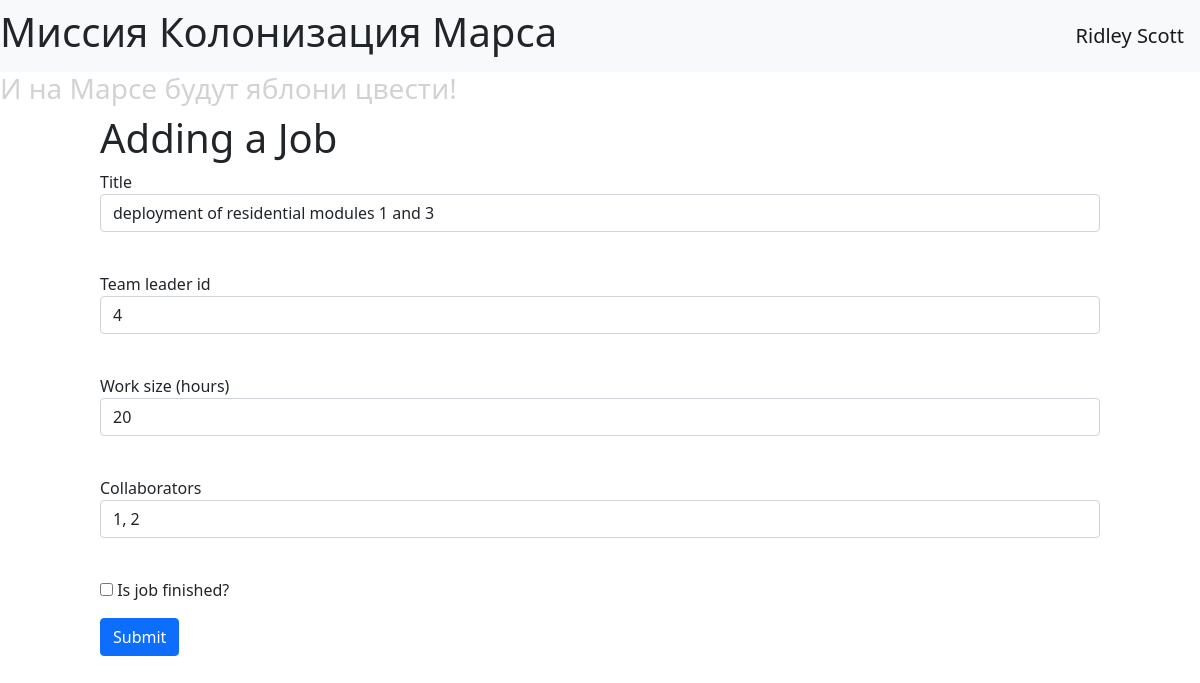
/jobs/3 (signed in), run on the app's committed database.
### data/users.py (models this page shows, shortened)
class User(SqlAlchemyBase, UserMixin):
    __tablename__ = 'users'
    id = sqlalchemy.Column(sqlalchemy.Integer,
                           primary_key=True, autoincrement=True)
    surname = sqlalchemy.Column(sqlalchemy.String, nullable=True)
    name = sqlalchemy.Column(sqlalchemy.String, nullable=True)
    age = sqlalchemy.Column(sqlalchemy.Integer, nullable=True)
    position = sqlalchemy.Column(sqlalchemy.String, nullable=True)
    speciality = sqlalchemy.Column(sqlalchemy.String, nullable=True)
    address = sqlalchemy.Column(sqlalchemy.String, nullable=True)
    email = sqlalchemy.Column(sqlalchemy.String, index=True, unique=True,
                              nullable=True)
    hashed_password = sqlalchemy.Column(sqlalchemy.String, nullable=True)
    modified_date = sqlalchemy.Column(sqlalchemy.DateTime,
                                      default=datetime.datetime.now)

### data/jobs.py (models this page shows, shortened)
class Jobs(SqlAlchemyBase):
    __tablename__ = 'jobs'
    id = sqlalchemy.Column(sqlalchemy.Integer,
                           primary_key=True, autoincrement=True)
    team_leader = sqlalchemy.Column(sqlalchemy.Integer,
                                    sqlalchemy.ForeignKey("users.id"))
    job = sqlalchemy.Column(sqlalchemy.Text, nullable=True)
    work_size = sqlalchemy.Column(sqlalchemy.Integer, nullable=True)
    collaborators = sqlalchemy.Column(sqlalchemy.Text, nullable=True)
    start_date = sqlalchemy.Column(sqlalchemy.Date, nullable=True,
                                   default=datetime.now())
    end_date = sqlalchemy.Column(sqlalchemy.Date, nullable=True)
    is_finished = sqlalchemy.Column(sqlalchemy.Boolean, nullable=True)
    user = orm.relation('User')

### main.py (the view, shortened to what this page needs)
@app.route('/jobs/<int:id>', methods=['GET', 'POST'])
@login_required
def edit_job(id):
    form = JobForm()
    if request.method == "GET":
        db_sess = db_session.create_session()
        job = db_sess.query(Jobs).filter(Jobs.id == id,
                                         (Jobs.user == current_user) | (
                                                 current_user.id == 1)).first()
        if job:
            form.team_leader.data = job.user.id
            form.job.data = job.job
            form.work_size.data = job.work_size
            form.collaborators.data = job.collaborators
            form.is_finished.data = job.is_finished
        else:
            abort(404)
    return render_template('job.html', title='Edit job', form=form)

### forms/jobform.py
class JobForm(FlaskForm):
    team_leader = IntegerField('Team leader id', validators=[DataRequired()])
    job = StringField('Title', validators=[DataRequired()])
    work_size = IntegerField('Work size (hours)')
    collaborators = StringField('Collaborators')
    is_finished = BooleanField('Is job finished?', default=False)
    submit = SubmitField('Submit')

### data/db_session.py (called while the page is built)
def create_session() -> Session:
    global __factory
    return __factory()

### main.py (called while the page is built)
@login_manager.user_loader
def load_user(user_id):
    db_sess = db_session.create_session()
    return db_sess.query(User).get(user_id)

### templates/job.html (shortened to what this page needs)
{% extends "base.html" %}
{% block content %}
<form action="" method="post" novalidate style="padding: 0px 100px 0px 100px;">
    <h1>Adding a Job</h1>
    <p>
        {{ form.job.label }}<br>
        {{ form.job(class="form-control") }}<br>
    </p>
    <p>
        {{ form.team_leader.label }}<br>
        {{ form.team_leader(class="form-control") }}<br>
    </p>
    <p>
        {{ form.work_size.label }}<br>
        {{ form.work_size(class="form-control") }}<br>
    </p>
    <p>
        {{ form.collaborators.label }}<br>
        {{ form.collaborators(class="form-control") }}<br>
    </p>
    <p>{{ form.is_finished() }} {{ form.is_finished.label }}</p>
    <p>{{ form.submit(type="submit", class="btn btn-primary") }}</p>
</form>
{% endblock %}

### templates/base.html (shortened to what this page needs)
<!DOCTYPE html>
<html lang="en">
    <head>
        <link rel="stylesheet" type="text/css" href="/static/css/style.css"/>
        <link rel="stylesheet"
              href="https://cdn.jsdelivr.net/npm/bootstrap@5.0.0-beta1/dist/css/bootstrap.min.css"
>
    </head>
    <header>
        <nav class="navbar navbar-light bg-light">
             <h1 class="main_h">Миссия Колонизация Марса</h1>
            {% if current_user.is_authenticated %}
            <a class="navbar-brand" href="/logout">{{ current_user.name }} {{ current_user.surname }}</a>
            {% else %}
            <p>
                <a class="btn btn-primary " href="/register">Register</a>
                <a class="btn btn-success" href="/login">Log in</a>
            </p>
            {% endif %}
        </nav>
    </header>
    <body>
        <h3 class="second">И на Марсе будут яблони цвести!</h3>
        <div>
            {% block content %}{% endblock %}
        </div>
    </body>
</html>

### static/css/style.css (style rules this page uses)
.main_h { font-size: 32; }
.second { opacity: 0.2; }

### data on the page
User: name "Ridley", surname "Scott"
Jobs: job "deployment of residential modules 1 and 3", team_leader "4", work_size "20", collaborators "1, 2"
